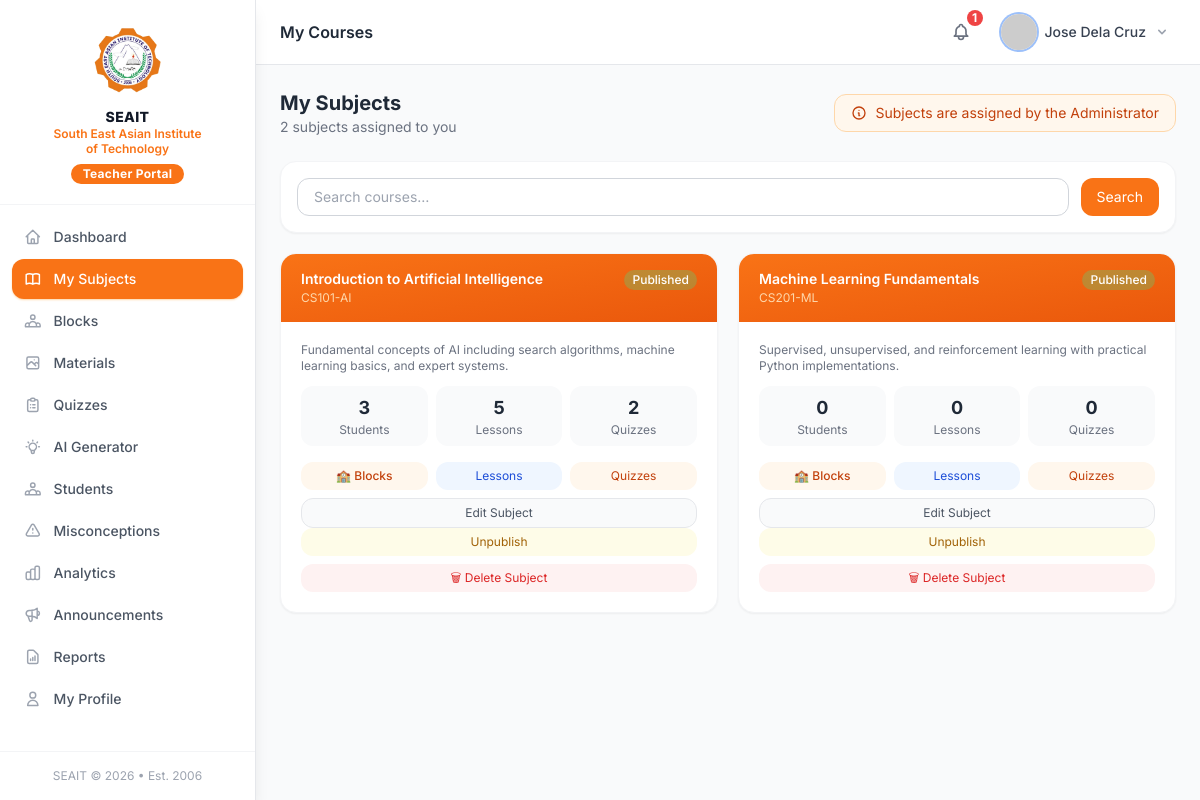
The page /modules/teacher/courses.php (signed in) on the database its author committed.
### tables this page shows
CREATE TABLE courses (
    id              INT UNSIGNED AUTO_INCREMENT PRIMARY KEY,
    teacher_id      INT UNSIGNED NOT NULL,
    department_id   INT UNSIGNED DEFAULT NULL,
    title           VARCHAR(200) NOT NULL,
    code            VARCHAR(30)  NOT NULL UNIQUE,
    description     TEXT         DEFAULT NULL,
    thumbnail       VARCHAR(255) DEFAULT NULL,
    credits         TINYINT UNSIGNED DEFAULT 3,
    is_published    TINYINT(1)   NOT NULL DEFAULT 0,
    is_active       TINYINT(1)   NOT NULL DEFAULT 1,
    created_at      DATETIME     NOT NULL DEFAULT CURRENT_TIMESTAMP,
    updated_at      DATETIME     NOT NULL DEFAULT CURRENT_TIMESTAMP ON UPDATE CURRENT_TIMESTAMP,
    FOREIGN KEY (teacher_id)    REFERENCES teachers(id)    ON DELETE CASCADE,
    FOREIGN KEY (department_id) REFERENCES departments(id) ON DELETE SET NULL,
    INDEX idx_teacher    (teacher_id),
    INDEX idx_published  (is_published),
    INDEX idx_active     (is_active)
);

### core/Auth.php (called while the page is built, shortened)
<?php
class Auth
{
    public static function id(): ?int
    {
        return $_SESSION['user_id'] ?? null;
    }
}

### core/Database.php (called while the page is built, shortened)
<?php
class Database
{
    private static ?PDO $instance = null;
    public static function getInstance(): PDO
    {
        if (self::$instance === null) {
            $dsn = sprintf(
                'mysql:host=%s;port=%s;dbname=%s;charset=%s',
                DB_HOST, DB_PORT, DB_NAME, DB_CHARSET
            );
            $options = [
                PDO::ATTR_ERRMODE            => PDO::ERRMODE_EXCEPTION,
                PDO::ATTR_DEFAULT_FETCH_MODE => PDO::FETCH_ASSOC,
                PDO::ATTR_EMULATE_PREPARES   => false,
                PDO::MYSQL_ATTR_INIT_COMMAND => "SET NAMES utf8mb4 COLLATE utf8mb4_unicode_ci",
            ];
            try {
                self::$instance = new PDO($dsn, DB_USER, DB_PASS, $options);
            } catch (PDOException $e) {
                if (APP_DEBUG) {
                    die('Database connection failed: ' . $e->getMessage());
                }
                die('A database error occurred. Please try again later.');
            }
        }
        return self::$instance;
    }
    public static function query(string $sql, array $params = []): PDOStatement
    {
        $stmt = self::getInstance()->prepare($sql);
        $stmt->execute($params);
        return $stmt;
    }
    public static function fetchOne(string $sql, array $params = []): ?array
    {
        $row = self::query($sql, $params)->fetch();
        return $row ?: null;
    }
    public static function fetchAll(string $sql, array $params = []): array
    {
        return self::query($sql, $params)->fetchAll();
    }
}

### core/Helpers.php (called while the page is built, shortened)
<?php
function e(mixed $value): string
{
    return htmlspecialchars((string) $value, ENT_QUOTES | ENT_HTML5, 'UTF-8');
}
function sanitize(mixed $input): string
{
    return trim(htmlspecialchars(strip_tags((string) $input), ENT_QUOTES | ENT_HTML5, 'UTF-8'));
}
function getStr(string $key, string $default = ''): string
{
    return sanitize($_GET[$key] ?? $default);
}
function getTeacherProfile(int $userId): ?array
{
    return Database::fetchOne(
        "SELECT t.*, u.first_name, u.last_name, u.email, u.avatar
         FROM teachers t JOIN users u ON u.id = t.user_id
         WHERE u.id = ? LIMIT 1",
        [$userId]
    );
}

### modules/teacher/courses.php (the view, shortened to what this page needs)
<?php
$teacher   = getTeacherProfile(Auth::id());
$tid       = (int)$teacher['id'];
$search  = getStr('search');
$where   = "WHERE c.teacher_id=? AND c.is_active=1";
$params  = [$tid];
$courses = Database::fetchAll(
    "SELECT c.*, d.name dept_name,
            COUNT(DISTINCT e.student_id) enrolled,
            COUNT(DISTINCT l.id) lessons,
            COUNT(DISTINCT q.id) quizzes
     FROM courses c
     LEFT JOIN departments d ON d.id=c.department_id
     LEFT JOIN enrollments e ON e.course_id=c.id AND e.status='active'
     LEFT JOIN lessons l ON l.course_id=c.id
     LEFT JOIN quizzes q ON q.course_id=c.id
     {$where}
     GROUP BY c.id ORDER BY c.created_at DESC",$params
);
?>
<!DOCTYPE html>
<html lang="en">
<head><?php include __DIR__ . '/../../includes/components/head.php'; ?></head>
<body class="bg-gray-50 min-h-screen">
<?php include __DIR__ . '/../../includes/components/sidebar_teacher.php'; ?>
<div class="md:ml-64 flex flex-col min-h-screen">
<?php include __DIR__ . '/../../includes/components/topbar.php'; ?>
<main class="flex-1 p-4 md:p-6 fade-in">
<div class="flex items-center justify-between mb-6">
    <div>
        <h2 class="text-xl font-bold text-gray-800">My Subjects</h2>
        <p class="text-sm text-gray-500"><?= count($courses) ?> subjects assigned to you</p>
    </div>
    <div class="flex items-center gap-2 px-4 py-2 bg-orange-50 border border-orange-200 rounded-xl text-sm text-orange-700">
        <svg class="w-4 h-4 flex-shrink-0" fill="none" stroke="currentColor" viewBox="0 0 24 24">
            <path stroke-linecap="round" stroke-linejoin="round" stroke-width="2" d="M13 16h-1v-4h-1m1-4h.01M21 12a9 9 0 11-18 0 9 9 0 0118 0z"/>
        </svg>
        Subjects are assigned by the Administrator
    </div>
</div>
<form method="GET" class="bg-white rounded-2xl p-4 shadow-sm border border-gray-100 mb-5 flex gap-3">
    <input type="text" name="search" value="<?= e($search) ?>" placeholder="Search courses…"
           class="flex-1 px-4 py-2 rounded-xl border border-gray-300 text-sm focus:outline-none focus:ring-2 focus:ring-orange-400">
    <button type="submit" class="px-4 py-2 bg-orange-500 text-white text-sm rounded-xl hover:bg-orange-600">Search</button>
</form>
<div class="grid grid-cols-1 md:grid-cols-2 xl:grid-cols-3 gap-5">
<?php foreach ($courses as $c): ?>
<div class="bg-white rounded-2xl shadow-sm border border-gray-100 overflow-hidden flex flex-col">
    <div class="bg-gradient-to-br from-orange-500 to-orange-600 px-5 py-4">
        <div class="flex items-start justify-between">
            <div>
                <p class="text-white font-semibold text-sm leading-tight"><?= e($c['title']) ?></p>
                <p class="text-orange-200 text-xs mt-0.5"><?= e($c['code']) ?></p>
            </div>
            <span class="px-2 py-0.5 rounded-full text-xs font-medium <?= $c['is_published']?'bg-green-400/30 text-white':'bg-white/20 text-white' ?>">
                <?= $c['is_published']?'Published':'Draft' ?>
            </span>
        </div>
    </div>
    <div class="p-5 flex-1 flex flex-col">
        <p class="text-xs text-gray-500 mb-3 line-clamp-2"><?= e($c['description'] ?? 'No description') ?></p>
        <div class="grid grid-cols-3 gap-2 mb-4">
            <?php foreach ([[$c['enrolled'],'Students'],[$c['lessons'],'Lessons'],[$c['quizzes'],'Quizzes']] as [$v,$l]): ?>
            <div class="text-center bg-gray-50 rounded-xl py-2">
                <p class="text-lg font-bold text-gray-800"><?= $v ?></p>
                <p class="text-xs text-gray-500"><?= $l ?></p>
            </div>
            <?php endforeach; ?>
        </div>
        <div class="mt-auto space-y-2">
            <div class="grid grid-cols-3 gap-2">
                <a href="<?= BASE_URL ?>/modules/teacher/sections.php?course_id=<?= $c['id'] ?>"
                   class="text-center py-1.5 text-xs bg-orange-50 text-orange-700 rounded-xl hover:bg-orange-100 transition font-medium">
                    🏫 Blocks
                </a>
                <a href="<?= BASE_URL ?>/modules/teacher/lessons.php?course_id=<?= $c['id'] ?>"
                   class="text-center py-1.5 text-xs bg-blue-50 text-blue-700 rounded-xl hover:bg-blue-100 transition">
                    Lessons
                </a>
                <a href="<?= BASE_URL ?>/modules/teacher/quizzes.php?course_id=<?= $c['id'] ?>"
                   class="text-center py-1.5 text-xs bg-orange-50 text-orange-700 rounded-xl hover:bg-orange-100 transition">
                    Quizzes
                </a>
            </div>
            <a href="<?= BASE_URL ?>/modules/teacher/create_course.php?id=<?= $c['id'] ?>"
               class="block text-center py-1.5 text-xs bg-gray-50 text-gray-600 rounded-xl hover:bg-gray-100 transition border border-gray-200">
                Edit Subject
            </a>
            <form method="POST" class="inline w-full">
                <button type="submit"
                        class="w-full py-1.5 text-xs rounded-xl transition
                               <?= $c['is_published']?'bg-yellow-50 text-yellow-700 hover:bg-yellow-100':'bg-green-50 text-green-700 hover:bg-green-100' ?>">
                    <?= $c['is_published']?'Unpublish':'Publish' ?>
                </button>
            </form>
            <form method="POST" id="delCourse-<?= $c['id'] ?>">
                <button type="button"
                        onclick="confirmDelete('Delete subject &quot;<?= e($c['title']) ?>&quot;? This cannot be undone.','delCourse-<?= $c['id'] ?>')"
                        class="w-full py-1.5 text-xs rounded-xl bg-red-50 text-red-600 hover:bg-red-100 transition">
                    🗑 Delete Subject
                </button>
            </form>
        </div>
    </div>
</div>
<?php endforeach; ?>
</div>
</main>
</div>
</body>
</html>

### includes/components/head.php (style rules this page uses)
body { font-family: 'Inter', system-ui, sans-serif; }
.fade-in { animation: fadeIn .25s ease-in-out; }

### rows shown on the page
courses: title "Introduction to Artificial Intelligence", code "CS101-AI", is_published "Published", description "Fundamental concepts of AI including search algorithms, machine learning basics, and expert systems.", v "3", l "Students", v "5", l "Lessons", v "2", l "Quizzes"
courses: title "Machine Learning Fundamentals", code "CS201-ML", is_published "Published", description "Supervised, unsupervised, and reinforcement learning with practical Python implementations.", v "0", l "Students", l "Lessons", l "Quizzes"

### other values the page prints
$item['label'] "Dashboard"
$item['label'] "My Subjects"
$item['label'] "Blocks"
$item['label'] "Materials"
$item['label'] "Quizzes"
$item['label'] "AI Generator"
$item['label'] "Students"
$item['label'] "Misconceptions"
$item['label'] "Analytics"
$item['label'] "Announcements"
$item['label'] "Reports"
$item['label'] "My Profile"
$pageTitle "My Courses"
$notifCount "1"
$userName "Jose Dela Cruz"
